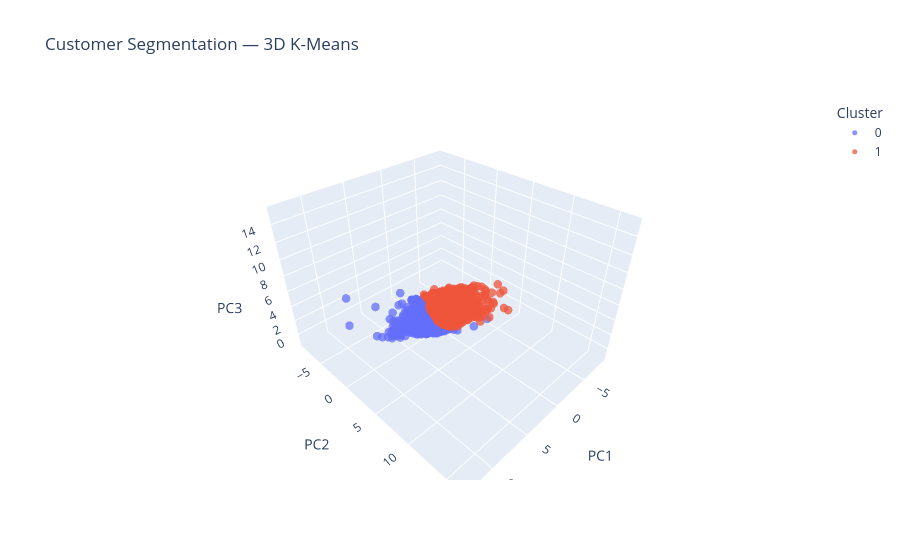

Notebook code for this chart:
### Code cell
fig = px.scatter_3d(
    pca_df,
    x="PC1",
    y="PC2",
    z="PC3",
    color="Cluster",
    title="Customer Segmentation — 3D K-Means"
)

fig.update_traces(
    marker=dict(
        size=5,
        opacity=0.75
    )
)

fig.show()

### Figure 1 — Plotly figure (JSON) as saved in the notebook; plotly's stock layout.template omitted (floating-point values rounded to 4 significant figures; data arrays with more than 128 entries replaced by an {"elided": "..."} marker saying what was removed)
{"data": [{"hovertemplate": "Cluster=0<br>PC1=%{x}<br>PC2=%{y}<br>PC3=%{z}<extra></extra>", "legendgroup": "0", "marker": {"color": "#636efa", "opacity": 0.75, "size": 5, "symbol": "circle"}, "mode": "markers", "name": "0", "scene": "scene", "showlegend": true, "type": "scatter3d", "x": {"elided": "2279 float values"}, "y": {"elided": "2279 float values"}, "z": {"elided": "2279 float values"}}, {"hovertemplate": "Cluster=1<br>PC1=%{x}<br>PC2=%{y}<br>PC3=%{z}<extra></extra>", "legendgroup": "1", "marker": {"color": "#EF553B", "opacity": 0.75, "size": 5, "symbol": "circle"}, "mode": "markers", "name": "1", "scene": "scene", "showlegend": true, "type": "scatter3d", "x": {"elided": "2059 float values"}, "y": {"elided": "2059 float values"}, "z": {"elided": "2059 float values"}}], "layout": {"legend": {"title": {"text": "Cluster"}, "tracegroupgap": 0}, "scene": {"domain": {"x": [0, 1], "y": [0, 1]}, "xaxis": {"title": {"text": "PC1"}}, "yaxis": {"title": {"text": "PC2"}}, "zaxis": {"title": {"text": "PC3"}}}, "title": {"text": "Customer Segmentation — 3D K-Means"}}}
